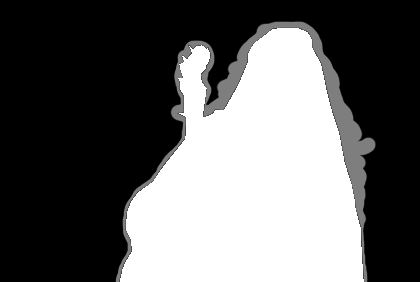
#> input picture hw1/release_hw1/trimap/gandalf.png, 420 x 282 px; its folder holds only this picture in this run
$ python release.py --image trimap/gandalf.png
#> lines starting #> are read from the running program, lines starting #| are printed output that depends on the picture; after the words box and inside, x2 and y2 are one past the last pixel; in counts of white or black regions, pixels touching at a corner belong together
#> in main, image is the input picture: shape (282, 420, 3); min 0, max 255, mean 97.9
import numpy as np
import sklearn.neighbors
import scipy.sparse
import warnings
import cv2
import argparse


def knn_matting(image, trimap, my_lambda = 100, n_neighbors = 10, feature="rgb"):
    [h, w, c] = image.shape
#> h = 282; w = 420; c = 3
    image, trimap = image / 255.0, trimap / 255.0
    foreground = (trimap == 1.0).astype(int)
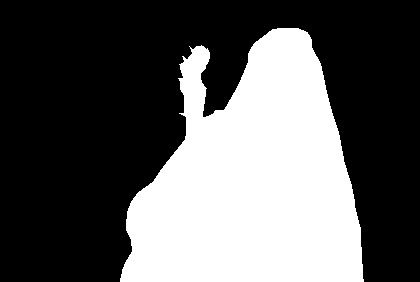
#> foreground: shape (282, 420) int64; values 0 (black) and 1 (white), 35.8% white; 1 white region, box (x1, y1, x2, y2) and area: (120, 28, 364, 282) 42431
    background = (trimap == 0.0).astype(int)
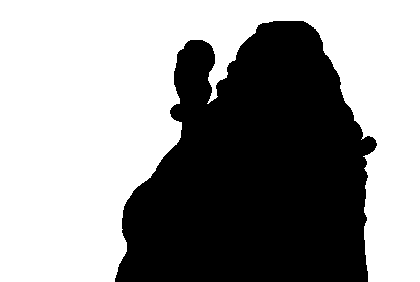
#> background: shape (282, 420) int64; values 0 (black) and 1 (white), 58.3% white; 1 black region, box (x1, y1, x2, y2) and area: (115, 21, 377, 282) 49423

    ####################################################
    # TODO: find KNN for the given image
    ####################################################
    x, y = np.unravel_index(np.arange(h*w), (h, w))
    if feature=="rgb":
        FeatureVector = np.transpose(image.reshape(h*w,c)).T
        C = 3
    elif feature=="rgbxy":
        FeatureVector = np.append(image.reshape(h*w, c).T, [x, y], axis=0).T
        C = 5
    else:
#> (the run stopped early here; a loop or call above may not have finished)

$ run again, on hw1/release_hw1/trimap/woman.png
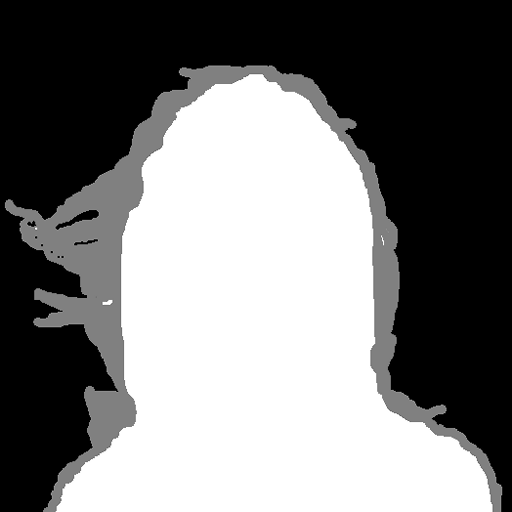
#> input picture hw1/release_hw1/trimap/woman.png, 512 x 512 px
#> in main, image is the input picture: shape (512, 512, 3); min 0, max 255, mean 121.3
#> in knn_matting, `foreground = (trimap == 1.0).astype(int)`:
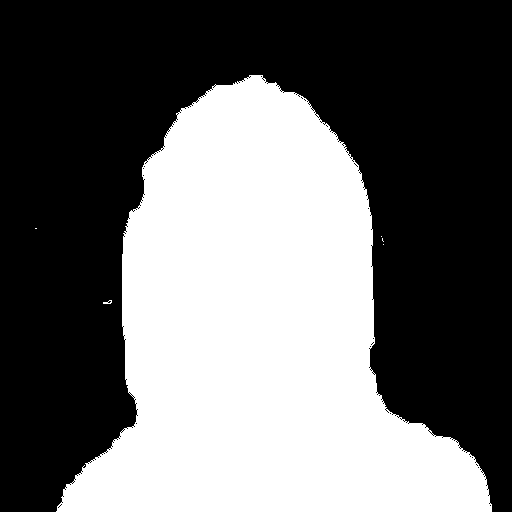
#> foreground: shape (512, 512) int64; values 0 (black) and 1 (white), 41.8% white; 6 white regions (4 under 20 px), largest, box (x1, y1, x2, y2) and area: (56, 75, 492, 512) 109431, (103, 300, 112, 304) 20
#> in knn_matting, `background = (trimap == 0.0).astype(int)`:
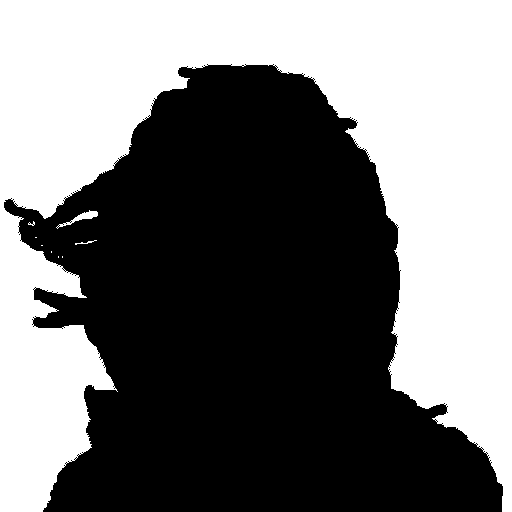
#> background: shape (512, 512) int64; values 0 (black) and 1 (white), 46.6% white; 9 white regions (6 under 20 px), largest, box (x1, y1, x2, y2) and area: (0, 0, 512, 512) 121852, (56, 210, 98, 229) 194, (75, 240, 97, 245) 31
